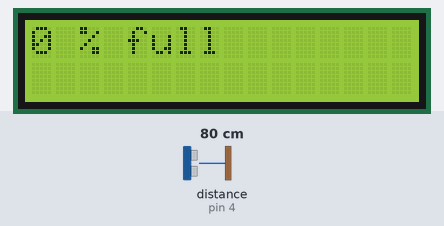
Recording of a sketch running on a simulated Arduino Uno, built with avr-gcc and run on an emulated ATmega328P. Parts: 16×2 character LCD. Wiring (inferred from the names in the program): ultrasonic range finder: trigger pin 3; echo pin 4. Inputs (shaded band) come from the test bench; at power-on: distance to the obstacle (sensor on pin 4) 80 cm. The echo pulse lasts 58.3 µs per cm.

Above: at 1.2 s.
1.3 s: distance to the obstacle (sensor on pin 4) set to 2 cm
At 10.6 s:
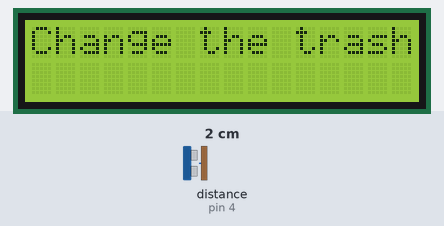
11.6 s: distance to the obstacle (sensor on pin 4) set to 18 cm
At 20.6 s:
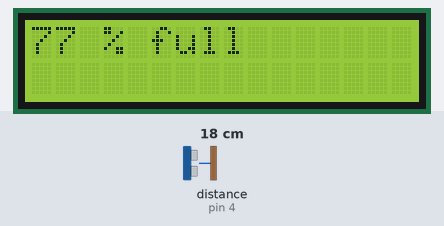
21.6 s: distance to the obstacle (sensor on pin 4) set to 4 cm
At 30.8 s:
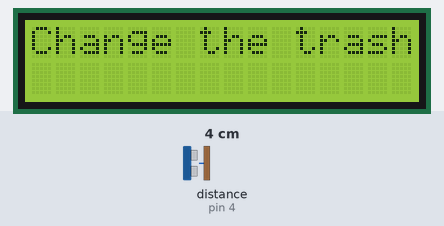
31.7 s: distance to the obstacle (sensor on pin 4) set to 120 cm
At 40.9 s:
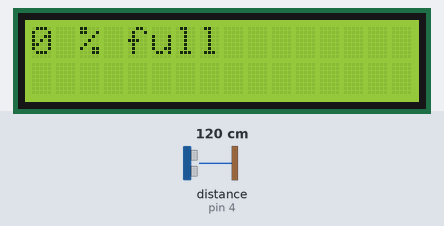
Timing chart, 0 to 42.4 s (numbered marks = the images above; inputs shaded):
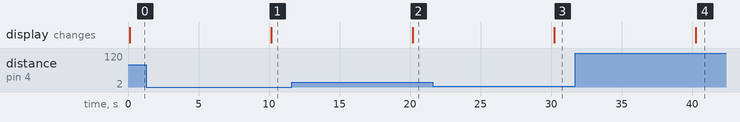

The sketch:

hardHack2019.ino
```cpp
/*
 * Author: Liron Borwick-Cooper
 * Date: January 20th, 2019
 * Resources: http://www.circuitbasics.com/how-to-set-up-an-ultrasonic-range-finder-on-an-arduino/
 * https://www.arduino.cc/en/Tutorial/LiquidCrystalDisplay
 */

  #include <Wire.h>
  #include <LiquidCrystal_I2C.h>
  LiquidCrystal_I2C lcd(0x3F, 2, 1, 0, 4, 5, 6, 7, 3, POSITIVE);  // Set the LCD I2C address, if it's not working try 0x27.


  int trashDepth;
  boolean isClean;
  int startCount; //where we begin counting from for timing
  float duration, distance;

void setup() {

  #define TRIG_PIN 3
  #define ECHO_PIN 4
  #define TRIG_DELAY 10
  #define SPEED_OF_SOUND 340
  #define SIZE_PERCENTILES 10

  Serial.begin(9600);
  pinMode(TRIG_PIN, OUTPUT);
  pinMode(ECHO_PIN, INPUT);

  lcd.begin(16,2);   // iInit the LCD for 16 chars 2 lines
  lcd.backlight();   // Turn on the backligt (try lcd.noBaklight() to turn it off)
  lcd.setCursor(0,0); //First line
  lcd.print("Initializing");


   isClean = true;

    //Reads initial trash depth
    digitalWrite(TRIG_PIN, LOW); //Resets the trigger
    delayMicroseconds(2);

   //Read ultrasonic range finder documentation for explanation on this
   digitalWrite(TRIG_PIN, HIGH);
   delayMicroseconds(TRIG_DELAY);
   digitalWrite(TRIG_PIN, LOW);

  duration = pulseIn(ECHO_PIN,HIGH);
  trashDepth = duration / 58;
  startCount = 0;

}

void loop() {
  int percentFull;

  digitalWrite(TRIG_PIN, LOW);
  delayMicroseconds(2);

  digitalWrite(TRIG_PIN, HIGH);
  delayMicroseconds(TRIG_DELAY);
  digitalWrite(TRIG_PIN, LOW);

  duration = pulseIn(ECHO_PIN,HIGH);
  distance = duration / 58;

  //Set max a min distances because rangefinder occasionally gives garbage values
    if (distance < 0) {
      distance = 0;
    }
    else if(distance > trashDepth){
    distance = trashDepth;
    }

    lcd.clear();
    lcd.setCursor(0, 0);
    percentFull = trashDepth - distance;
    percentFull = (int)(percentFull * 100 / trashDepth);
    lcd.print("                   "); //Clears the first line

    if(percentFull > 80){
      lcd.setCursor(0, 0);
      lcd.print("Change the trash");
    }
    else{
    lcd.setCursor(0, 0);
    lcd.print(percentFull);
    lcd.print(" % full");
    }
delay(10000);
}
```

Measured:
- after the input at 1.3 s, the display: changes after 8.9 s (image 1)
- after the input at 11.6 s, the display: changes after 8.6 s (image 2)
- after the input at 21.6 s, the display: changes after 8.6 s (image 3)
- after the input at 31.7 s, the display: changes after 8.6 s (image 4)
